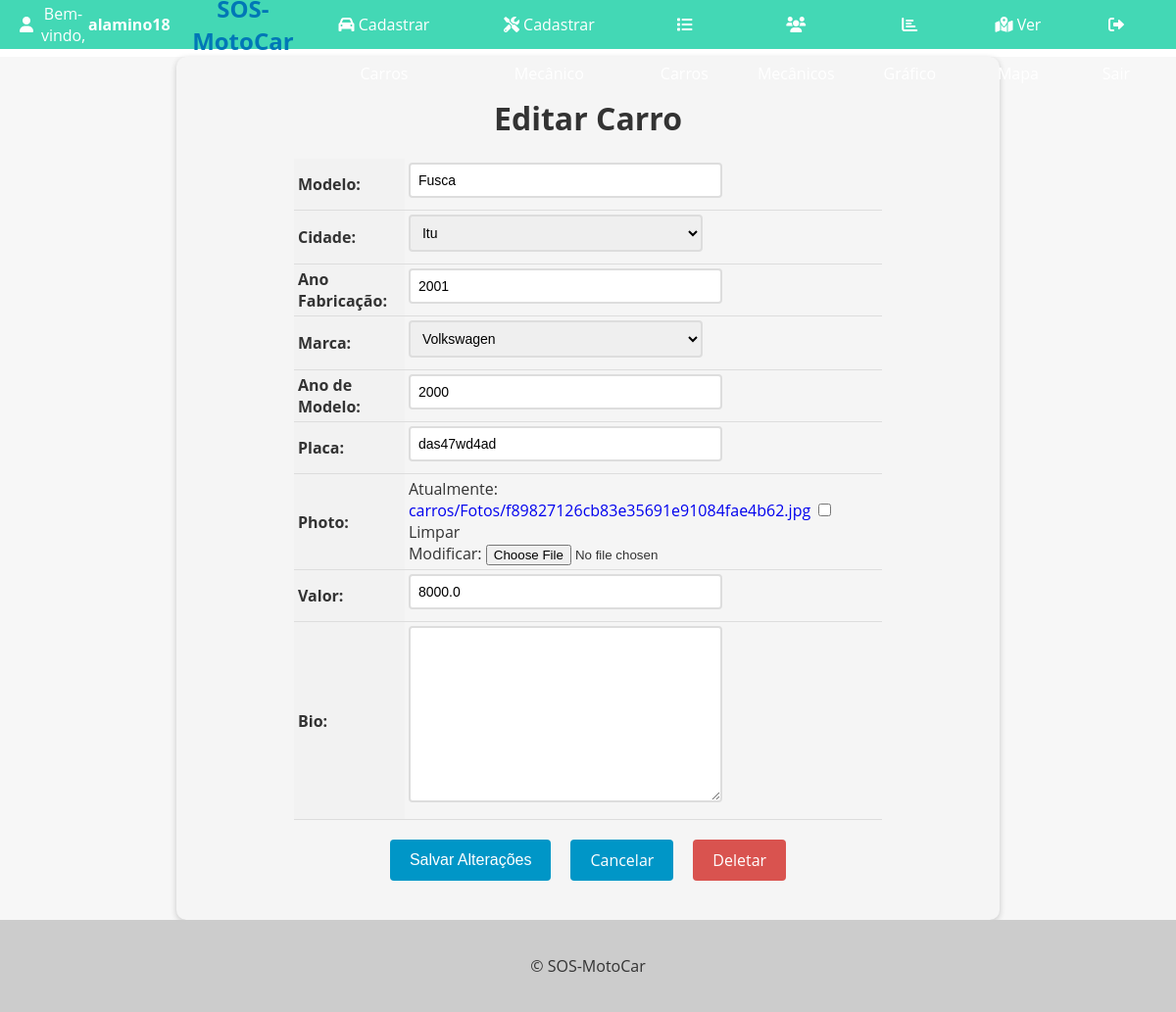
The page /carros/5/update (signed in) on the database as committed earlier.
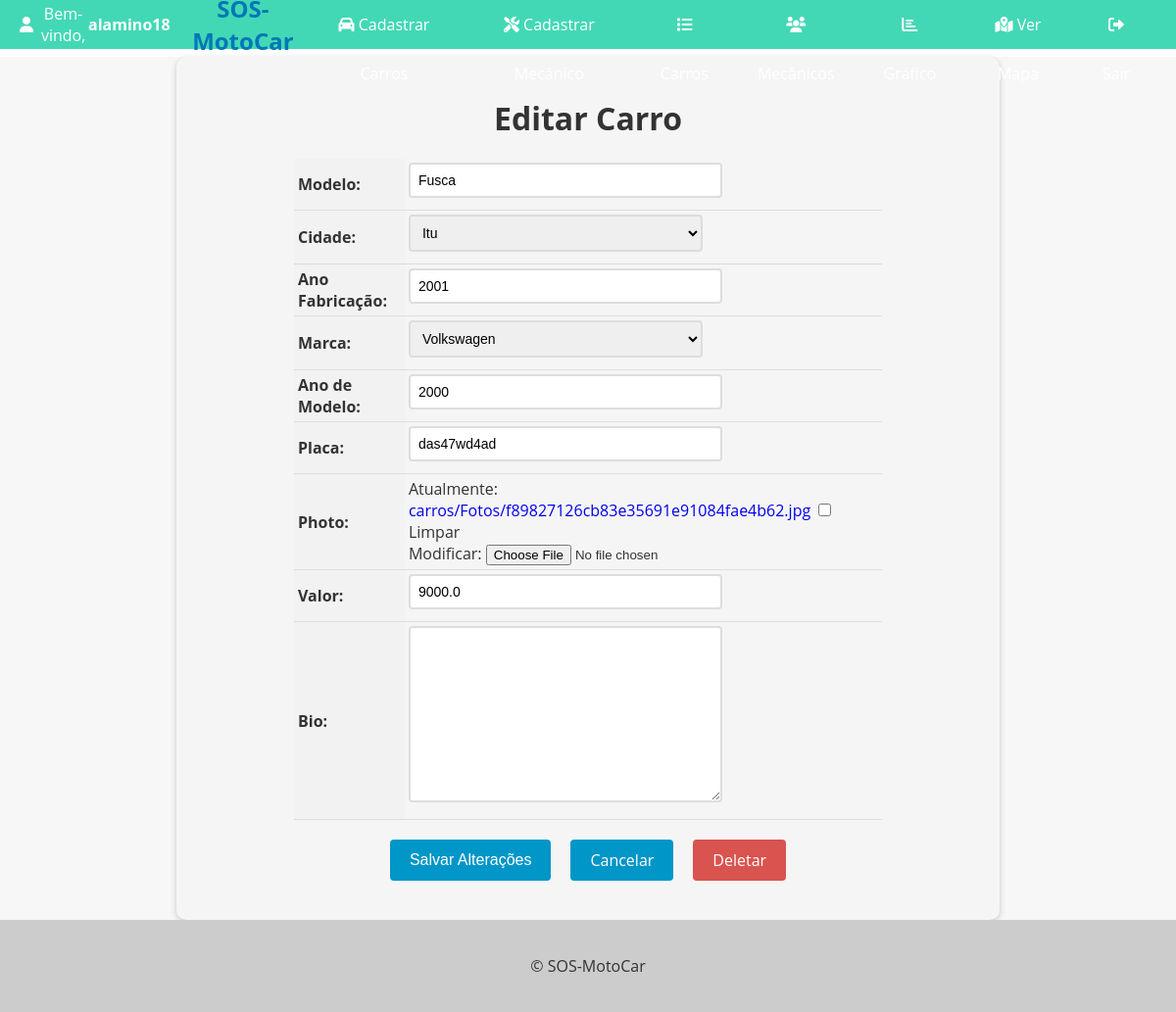
The same page on the database as committed later.
### carros/models.py (models this page shows, shortened)
class Car(models.Model):
    id = models.AutoField(primary_key=True)
    model = models.CharField(max_length=100, blank=True, null=True)
    cidade = models.ForeignKey(Cidade, on_delete=models.PROTECT, related_name='Cidades_Carros' , blank=True, null=True)
    factory_year = models.IntegerField(blank=True, null=True)
    brand = models.ForeignKey(Brand, on_delete=models.PROTECT, related_name='car_brand')
    model_year = models.IntegerField(blank=True, null=True)
    Plate = models.CharField(max_length=10, blank=True, null=True)
    photo = models.ImageField(upload_to='carros/Fotos/', blank=True, null=True)
    value = models.FloatField()
    bio = models.TextField(blank=True, null=True)

### carros/views.py (the view, shortened to what this page needs)
# urls.py: path('carros/<int:pk>/update', CarUpdateView.as_view(), name='car_update'),
@method_decorator(login_required(login_url='login'), name='dispatch')
class CarUpdateView(UpdateView):
    model = Car
    form_class = CarModelForm
    template_name = 'car_update.html'
    success_url = '/carros/'

### carros/forms.py (shortened to what this page needs)
class CarModelForm(forms.ModelForm):
    def __init__(self, *args, **kwargs):
        super(CarModelForm, self).__init__(*args, **kwargs)
    class Meta:
        model = Car
        fields = '__all__'
        labels = {
            "model": "Modelo",
            'brand': 'Marca',
            'factory_year': 'Ano Fabricação',
            'model_year': 'Ano de Modelo',
            'Plate': 'Placa',
            'value': 'Valor',
            'cidade': 'Cidade',
        }

### carros/models.py (called while the page is built)
    def __str__(self):
        return self.nome

    def __str__(self):
        return self.name

### carros/templates/car_update.html (shortened to what this page needs)
{% extends "base.html" %}
{% block content %}
  <form method="post" enctype="multipart/form-data">
    <h1>Editar Carro</h1>
    <table>
      {{ form.as_table }}
    </table>
    <div>
      <div class="buttons-container">
        <input type="submit" value="Salvar Alterações" class="btn btn-primary">
        <a href="{% url 'cars_list' %}" class="btn btn-secondary">Cancelar</a>
        <a href="{% url 'car_delete' pk=object.pk %}" class="btn btn-danger">Deletar</a>
      </div>
    </div>
  </form>
{% endblock %}

Rows that differ between the two databases and show on the page:
changed Car "Fusca": value "8000.0" → "9000.0"
